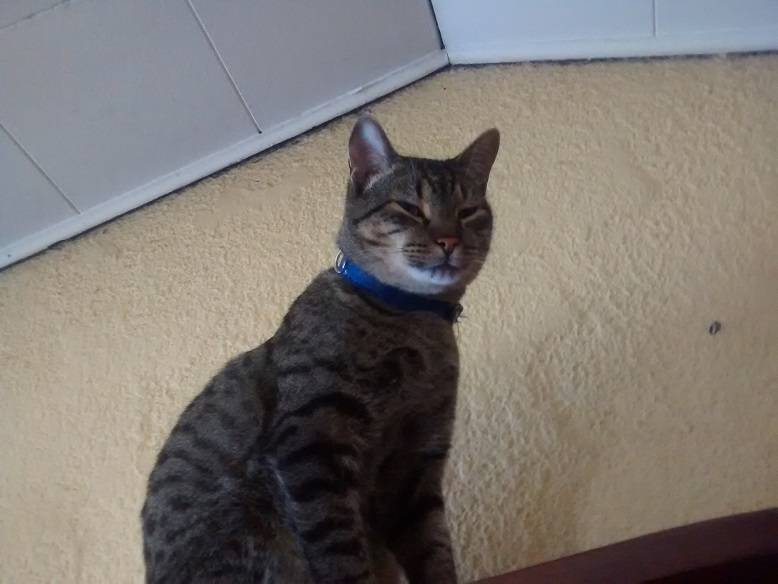
#> input picture migato.png, 778 x 584 px, found by its file name
$ jupyter execute --allow-errors Compresion_jpeg.ipynb
#> lines starting #> are read from the running program, lines starting #| are printed output that depends on the picture
### functions.py
# python 3.9.5
from math import ceil
import cv2
import numpy as np
import matplotlib.pyplot as plt
from skimage.io import imshow, imread
from collections import Counter
from scipy.fftpack import fft, dct, idct


def zigzag(matrix: np.ndarray) -> np.ndarray:
    return matrix.flatten()


# [109 lines left out: functions trim, run_length_encod, run_length_decoding, get_freq_dict, decode_huffman, find_huffman and 2 more, not called in this run]


def apply_dct(vBlocksFor_, hBlocksFor_, _Padded, _Dct, _q, _Zigzag, windowSize):
    # Calculates the DCT for the component Y of the image
    for i in range(vBlocksFor_):
        for j in range(hBlocksFor_):
            # Gets the DCT for each section separated by windowSize spaces
            _Dct[i * windowSize: i * windowSize + windowSize, j * windowSize: j * windowSize + windowSize] = cv2.dct(
                _Padded[i * windowSize: i * windowSize + windowSize, j * windowSize: j * windowSize + windowSize])

            # Once with the DCT then apply the ceil function to get the cuantized values
            _q[i * windowSize: i * windowSize + windowSize, j * windowSize: j * windowSize + windowSize] = np.round(
                _Dct[i * windowSize: i * windowSize + windowSize, j * windowSize: j * windowSize + windowSize])

            # Put the matrix form into a vector
            _Zigzag.append(_q[i * windowSize: i * windowSize + windowSize, j * windowSize: j * windowSize + windowSize].flatten())

### Compresion_jpeg.ipynb
#Compresion JPEG

Primero se definen algunas funciones que serán necesarias

[cell 1]
# python 3.9.5
from math import ceil
import cv2
import numpy as np
import matplotlib.pyplot as plt
from skimage.io import imshow, imread
from collections import Counter
from scipy.fftpack import fft, dct, idct


# [200 lines left out: functions zigzag, trim, run_length_encoding, get_freq_dict, decode_huffman, find_huffman and 3 more, not called in this run]

[cell 2]
# python 3.9.5
from PIL import Image as im
from cv2 import line
from functions import *
from collections import Counter
from skimage.io import imshow, imread
import matplotlib.pyplot as plt
import numpy as np
import cv2
from math import ceil

# define window size
windowSize = 8

# read image
imgOriginal = imread('C:\\Users\\Usuario\\Desktop\\JPEG compresor\\migato.png')
#> imgOriginal is the input picture: shape (584, 778, 4); mean R, G, B, A 124.6, 118.6, 113.1, 255


# convert BGR to YCrCb
imgInYCrCb = cv2.cvtColor(imgOriginal, cv2.COLOR_BGR2YCrCb)
#> imgInYCrCb: shape (584, 778, 3); mean of channels 0, 1, 2 117.7, 124.7, 131.9
width = len(imgInYCrCb[0])
#> width = 778
height = len(imgInYCrCb)
#> height = 584
y = np.zeros((height, width), np.float32) + imgInYCrCb[:, :, 0]
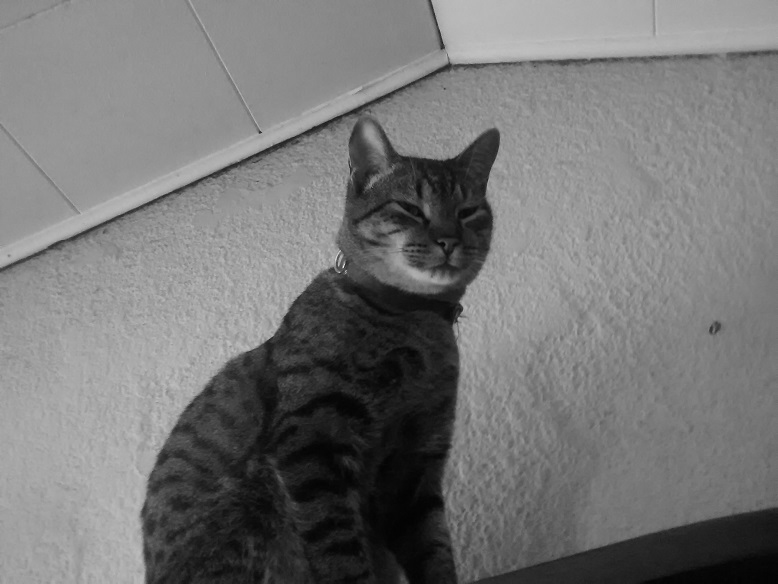
#> y: shape (584, 778) float32; min 2, max 249, mean 117.7
cr = np.zeros((height, width), np.float32) + imgInYCrCb[:, :, 1]
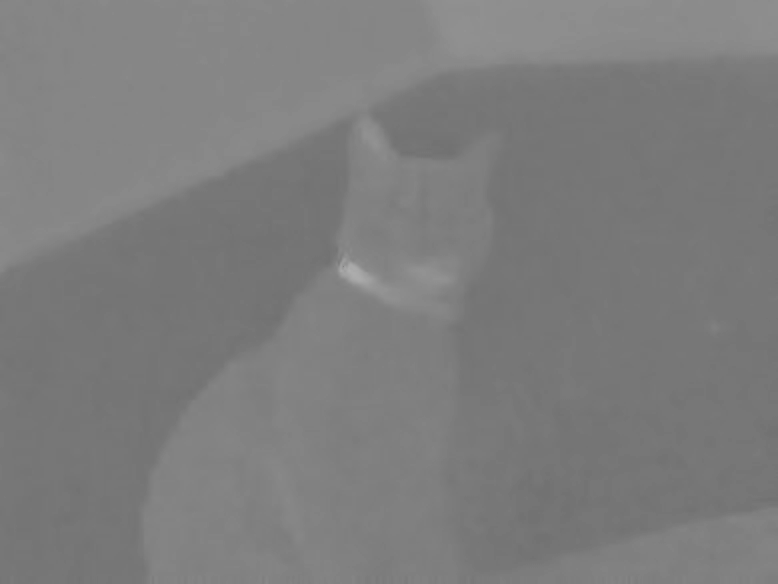
#> cr: shape (584, 778) float32; min 113, max 175, mean 124.7
cb = np.zeros((height, width), np.float32) + imgInYCrCb[:, :, 2]
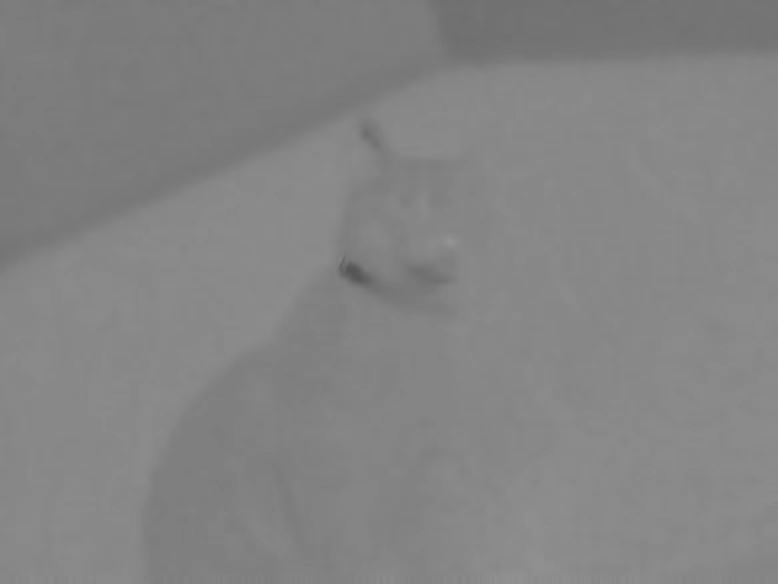
#> cb: shape (584, 778) float32; min 85, max 148, mean 131.9

# size of the image in bits before compression
totalNumberOfBitsWithoutCompression = len(
    y) * len(y[0]) * 8 + len(cb) * len(cb[0]) * 8 + len(cr) * len(cr[0]) * 8
#> totalNumberOfBitsWithoutCompression = 10904448

# 4: 2: 2 subsampling is used
# another subsampling scheme can be used
# thus chrominance channels should be sub-sampled
# define subsampling factors in both horizontal and vertical directions
SSH, SSV = 2, 2

# filter the chrominance channels using a 2x2 averaging filter # another type of filter can be used
crSub = cr[::SSV, ::SSH]
cbSub = cb[::SSV, ::SSH]

# check if padding is needed,
# if yes define empty arrays to pad each channel DCT with zeros if necessary
yWidth, yLength = ceil(len(y[0]) / windowSize) * \
    windowSize, ceil(len(y) / windowSize) * windowSize
#> yWidth = 784; yLength = 584

if (len(y[0]) % windowSize == 0) and (len(y) % windowSize == 0):
    yPadded = y.copy()
else:
    yPadded = np.zeros((yLength, yWidth))
    for i in range(len(y)):
        for j in range(len(y[0])):
            yPadded[i, j] += y[i, j]
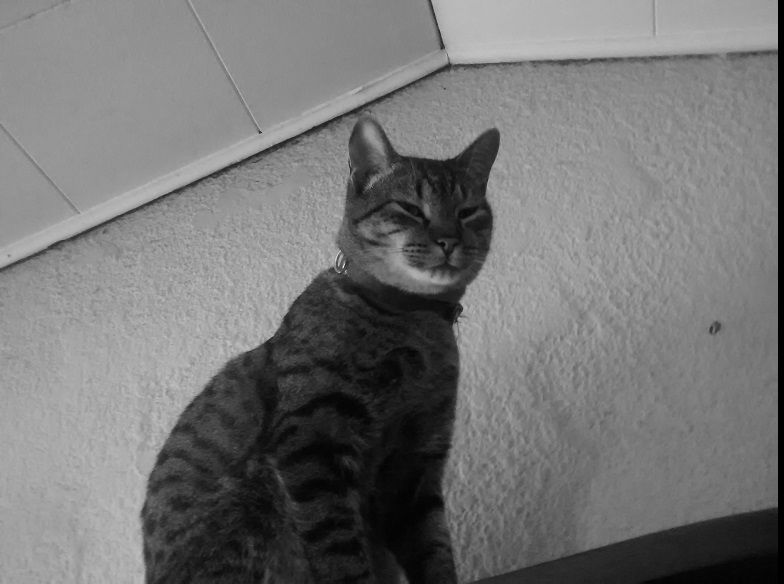
#> yPadded: shape (584, 784) float64; min 0, max 249, mean 116.8

# chrominance channels have the same dimensions, meaning both can be padded in one loop
cWidth, cLength = ceil(len(cbSub[0]) / windowSize) * \
    windowSize, ceil(len(cbSub) / windowSize) * windowSize
#> cWidth = 392; cLength = 296

if (len(cbSub[0]) % windowSize == 0) and (len(cbSub) % windowSize == 0):
    crPadded = crSub.copy()
    cbPadded = cbSub.copy()
# since chrominance channels have the same dimensions, one loop is enough
else:
    crPadded = np.zeros((cLength, cWidth))
    cbPadded = np.zeros((cLength, cWidth))
    for i in range(len(crSub)):
        for j in range(len(crSub[0])):
            crPadded[i, j] += crSub[i, j]
            cbPadded[i, j] += cbSub[i, j]
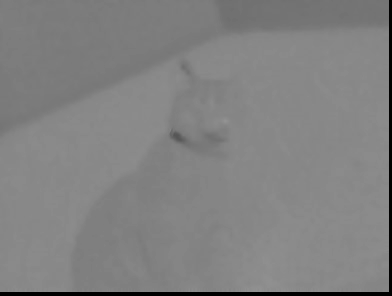
#> cbPadded: shape (296, 392) float64; min 0, max 147, mean 129.1
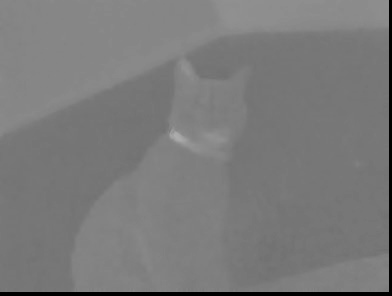
#> crPadded: shape (296, 392) float64; min 0, max 173, mean 122.1


compressionColor = np.zeros((len(yPadded), len(yPadded[0]), 3), np.float32)
#> compressionColor: shape (584, 784, 3) float32; every value is 0
for i in range(len(yPadded)):
    for j in range(len(yPadded[0])):
        try:
            compressionColor[i, j, 0] = yPadded[i, j]
            compressionColor[i, j, 1] = crPadded[i//2, j//2]
            compressionColor[i, j, 2] = cbPadded[i//2, j//2]
        except IndexError:
            continue
#> compressionColor: shape (584, 784, 3) float32; mean of channels 0, 1, 2 116.8, 124, 130.8

compressionColorRGB = cv2.cvtColor(
    compressionColor.astype(np.uint8), cv2.COLOR_YCrCb2BGR)
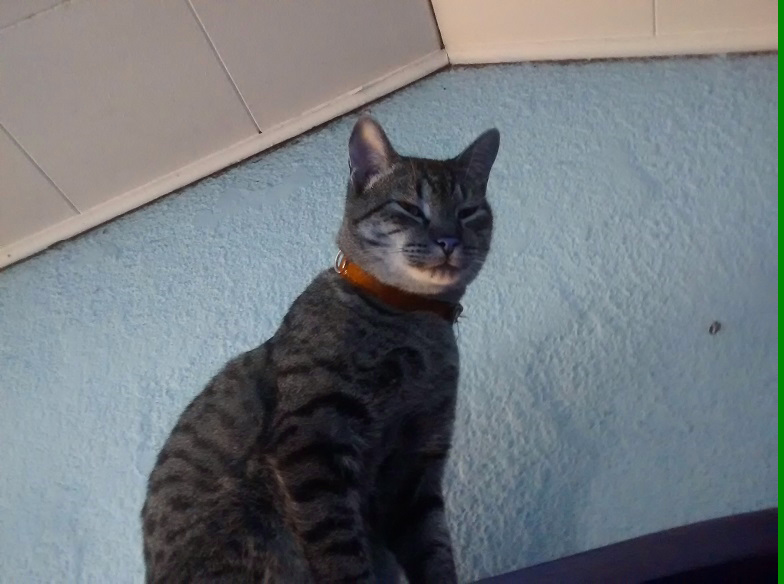
#> compressionColorRGB: shape (584, 784, 3); mean B, G, R 123.5, 118.7, 112.2


# get DCT of each channel
# define three empty matrices
yDct, crDct, cbDct = np.zeros((yLength, yWidth)), np.zeros(
    (cLength, cWidth)), np.zeros((cLength, cWidth))

# number of iteration on x axis and y axis to calculate the luminance cosine transform values
# number of blocks in the horizontal direction for luminance
hBlocksForY = int(len(yDct[0]) / windowSize)
#> hBlocksForY = 98
# number of blocks in the vertical direction for luminance
vBlocksForY = int(len(yDct) / windowSize)
#> vBlocksForY = 73
# number of iteration on x axis and y axis to calculate the chrominance channels cosine transforms values
# number of blocks in the horizontal direction for chrominance
hBlocksForC = int(len(crDct[0]) / windowSize)
#> hBlocksForC = 49
# number of blocks in the vertical direction for chrominance
vBlocksForC = int(len(crDct) / windowSize)
#> vBlocksForC = 37

# define 3 empty matrices to store the quantized values
yq, crq, cbq = np.zeros((yLength, yWidth)), np.zeros(
    (cLength, cWidth)), np.zeros((cLength, cWidth))

# and another 3 for the zigzags
yZigzag = np.zeros(((vBlocksForY * hBlocksForY), windowSize * windowSize))
crZigzag = np.zeros(((vBlocksForC * hBlocksForC), windowSize * windowSize))
cbZigzag = np.zeros(((vBlocksForC * hBlocksForC), windowSize * windowSize))

# Calculates the DCT for the component Y of the image
#> (the rest of this cell did not finish here and is left out)

# Either crq or cbq can be used to compute the number of blocks
apply_dct(vBlocksForC, hBlocksForC, crPadded, crDct, crq, crZigzag, windowSize)
apply_dct(vBlocksForC, hBlocksForC, cbPadded, cbDct, cbq, cbZigzag, windowSize)


# set type for the zigzag vector
yZigzag = yZigzag.astype(np.int16)
# set type for the zigzag vector
crZigzag = crZigzag.astype(np.int16)
cbZigzag = cbZigzag.astype(np.int16)

# find the run length encoding for each channel
# then get the frequency of each component in order to form a Huffman dictionary

yEncoded = run_length_encoding(yZigzag)
yFrequencyTable = get_freq_dict(yEncoded)
yHuffman = find_huffman(yFrequencyTable)

crEncoded = run_length_encoding(crZigzag)
crFrequencyTable = get_freq_dict(crEncoded)
crHuffman = find_huffman(crFrequencyTable)

cbEncoded = run_length_encoding(cbZigzag)
cbFrequencyTable = get_freq_dict(cbEncoded)
cbHuffman = find_huffman(cbFrequencyTable)

# calculate the number of bits to transmit for each channel
# and write them to an output file

yBitsToTransmit = []
for value in yEncoded:
    yBitsToTransmit.append(yHuffman[value])

crBitsToTransmit = []
for value in crEncoded:
    crBitsToTransmit.append(crHuffman[value])

cbBitsToTransmit = []
for value in cbEncoded:
    cbBitsToTransmit.append(cbHuffman[value])


# show imge
plt.figure()
plt.subplot(1, 3, 1)
plt.imshow(imgOriginal)
plt.axis('off')
plt.title('imgOriginal')

plt.subplot(1, 3, 2)
plt.imshow(imgInYCrCb)
plt.axis('off')
plt.title('imgInYCrCb')

plt.subplot(1, 3, 3)
plt.imshow(compressionColorRGB)
plt.axis('off')
plt.title('compressionColorRGB')

plt.show()

yrealBits = "".join(yBitsToTransmit)
crrealBits = "".join(crBitsToTransmit)
cbrealBits = "".join(cbBitsToTransmit)

file = open("CompressedImage.asfh", "w")
if file.writable():
    file.write(yrealBits + "\n" + crrealBits + "\n" + cbrealBits)
file.close()

totalNumberOfBitsAfterCompression = len(yrealBits) + len(crrealBits) + len(cbrealBits)
print("Compression Ratio is " + str(np.round(totalNumberOfBitsWithoutCompression/totalNumberOfBitsAfterCompression, 1)))


#Descompresion -----------------

invyHuffman = {}
for i in yHuffman.keys():
    invyHuffman[yHuffman[i]] = i

invcrHuffman = {}
for i in crHuffman.keys():
    invcrHuffman[crHuffman[i]] = i

invcbHuffman = {}
for i in cbHuffman.keys():
    invcbHuffman[cbHuffman[i]] = i

decodeFile = open("CompressedImage.asfh", "r")
yread = decodeFile.readline()
crread = decodeFile.readline()
cbread = decodeFile.readline()
decodeFile.close()

ydecoded = decode_huffman(yread,invyHuffman)
print(ydecoded[0:20])
# crdecoded = decode_huffman(crread,invcrHuffman)
# cbdecoded = decode_huffman(cbread,invcbHuffman)
